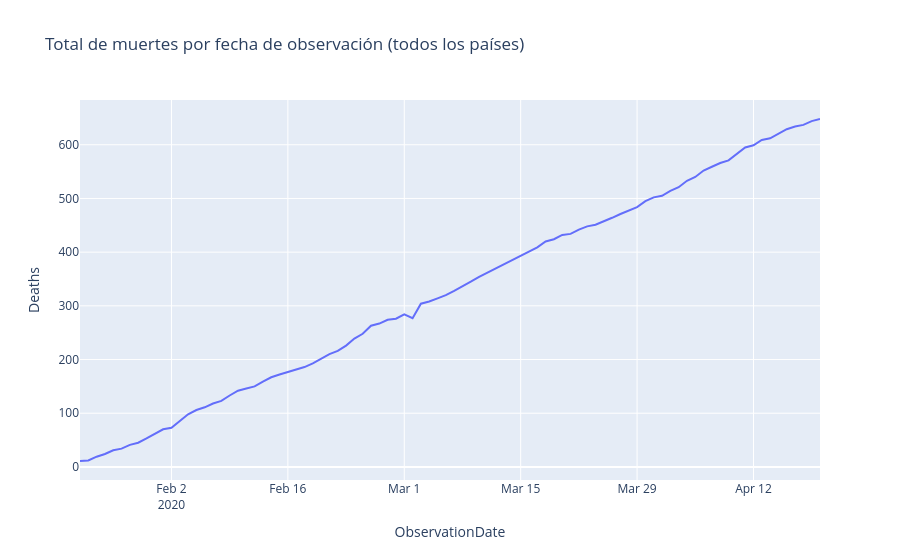

Notebook code for this chart:
### Markdown cell above
### Ejercicio 2.12 — Muertes totales por fecha

### Code cell
muertes_por_fecha = data.groupby("ObservationDate")["Deaths"].sum().reset_index()

fig = px.line(
    muertes_por_fecha,
    x="ObservationDate", y="Deaths",
    title="Total de muertes por fecha de observación (todos los países)"
)
fig.show()
